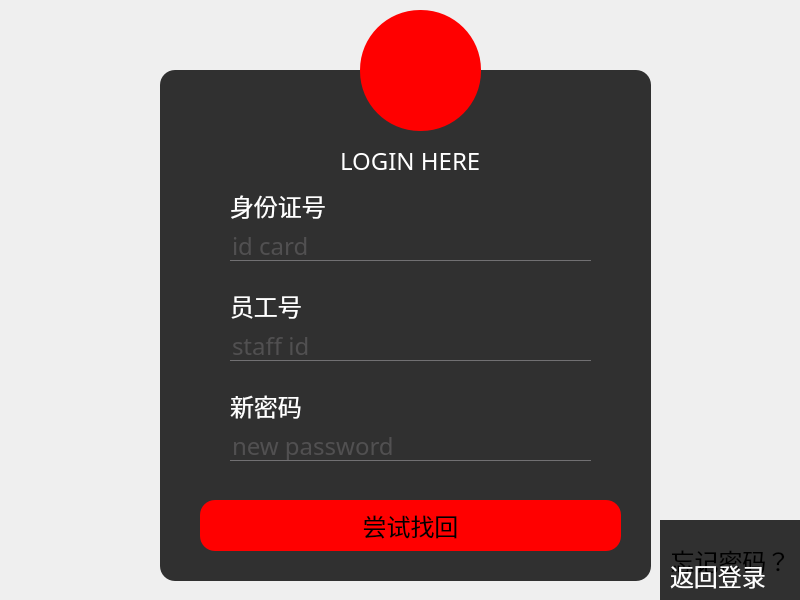
<?xml version="1.0" encoding="UTF-8"?>
<ui version="4.0">
 <class>MainWindow</class>
 <widget class="QMainWindow" name="MainWindow">
  <property name="geometry">
   <rect>
    <x>0</x>
    <y>0</y>
    <width>800</width>
    <height>600</height>
   </rect>
  </property>
  <property name="windowTitle">
   <string>MainWindow</string>
  </property>
  <property name="styleSheet">
   <string notr="true">
*{
font-size:24px;
font-family:Century Gothic;
}
QFrame{
background:rgba(0,0,0,0.8);
border-radius:15px;
}
#centralwidget{
border-image:url(D:/pictures/login3.jpg) strectch；
}

QToolButton{
background:red;
border-radius:60px;
}
QLabel{
color:white;
background:transparent;
}
QPushButton{
background:red;;
border-radius:15px;
}
QPushButton:hover{
background:#333;
border-radius:15px;
background:#49ebff;
}
QLineEdit{
background:transparent;
border:none;
color:#717072;
border-bottom:1px solid #717072;
}</string>
  </property>
  <widget class="QWidget" name="centralwidget">
   <widget class="QFrame" name="frame">
    <property name="geometry">
     <rect>
      <x>160</x>
      <y>70</y>
      <width>491</width>
      <height>511</height>
     </rect>
    </property>
    <property name="font">
     <font>
      <family>Century Gothic</family>
      <pointsize>-1</pointsize>
      <weight>50</weight>
      <italic>false</italic>
      <bold>false</bold>
     </font>
    </property>
    <property name="frameShape">
     <enum>QFrame::StyledPanel</enum>
    </property>
    <property name="frameShadow">
     <enum>QFrame::Raised</enum>
    </property>
    <widget class="QLabel" name="label">
     <property name="geometry">
      <rect>
       <x>180</x>
       <y>70</y>
       <width>151</width>
       <height>41</height>
      </rect>
     </property>
     <property name="font">
      <font>
       <family>Century Gothic</family>
       <pointsize>-1</pointsize>
       <weight>50</weight>
       <italic>false</italic>
       <bold>false</bold>
      </font>
     </property>
     <property name="text">
      <string>LOGIN HERE</string>
     </property>
    </widget>
    <widget class="QLineEdit" name="lineEdit_idcard">
     <property name="geometry">
      <rect>
       <x>70</x>
       <y>160</y>
       <width>361</width>
       <height>31</height>
      </rect>
     </property>
     <property name="text">
      <string/>
     </property>
     <property name="placeholderText">
      <string>id card</string>
     </property>
    </widget>
    <widget class="QLineEdit" name="lineEdit_id">
     <property name="geometry">
      <rect>
       <x>70</x>
       <y>260</y>
       <width>361</width>
       <height>31</height>
      </rect>
     </property>
     <property name="font">
      <font>
       <family>Century Gothic</family>
       <pointsize>-1</pointsize>
      </font>
     </property>
     <property name="contextMenuPolicy">
      <enum>Qt::DefaultContextMenu</enum>
     </property>
     <property name="locale">
      <locale language="Chinese" country="China"/>
     </property>
     <property name="text">
      <string/>
     </property>
     <property name="echoMode">
      <enum>QLineEdit::Normal</enum>
     </property>
     <property name="placeholderText">
      <string>staff id</string>
     </property>
    </widget>
    <widget class="QPushButton" name="commitButton">
     <property name="geometry">
      <rect>
       <x>40</x>
       <y>430</y>
       <width>421</width>
       <height>51</height>
      </rect>
     </property>
     <property name="text">
      <string>尝试找回</string>
     </property>
    </widget>
    <widget class="QLabel" name="label_2">
     <property name="geometry">
      <rect>
       <x>70</x>
       <y>120</y>
       <width>121</width>
       <height>31</height>
      </rect>
     </property>
     <property name="font">
      <font>
       <family>Century Gothic</family>
       <pointsize>-1</pointsize>
       <weight>50</weight>
       <bold>false</bold>
      </font>
     </property>
     <property name="text">
      <string>身份证号</string>
     </property>
    </widget>
    <widget class="QLabel" name="label_3">
     <property name="geometry">
      <rect>
       <x>70</x>
       <y>220</y>
       <width>121</width>
       <height>31</height>
      </rect>
     </property>
     <property name="text">
      <string>员工号</string>
     </property>
    </widget>
    <widget class="QLabel" name="label_4">
     <property name="geometry">
      <rect>
       <x>70</x>
       <y>320</y>
       <width>121</width>
       <height>31</height>
      </rect>
     </property>
     <property name="text">
      <string>新密码</string>
     </property>
    </widget>
    <widget class="QLineEdit" name="lineEdit_newpwd">
     <property name="geometry">
      <rect>
       <x>70</x>
       <y>360</y>
       <width>361</width>
       <height>31</height>
      </rect>
     </property>
     <property name="font">
      <font>
       <family>Century Gothic</family>
       <pointsize>-1</pointsize>
      </font>
     </property>
     <property name="contextMenuPolicy">
      <enum>Qt::DefaultContextMenu</enum>
     </property>
     <property name="locale">
      <locale language="Chinese" country="China"/>
     </property>
     <property name="text">
      <string/>
     </property>
     <property name="echoMode">
      <enum>QLineEdit::Password</enum>
     </property>
     <property name="placeholderText">
      <string>new password</string>
     </property>
    </widget>
   </widget>
   <widget class="QToolButton" name="toolButton">
    <property name="geometry">
     <rect>
      <x>360</x>
      <y>10</y>
      <width>121</width>
      <height>121</height>
     </rect>
    </property>
    <property name="locale">
     <locale language="Chinese" country="China"/>
    </property>
    <property name="text">
     <string/>
    </property>
    <property name="icon">
     <iconset>
      <normaloff>../../../../../pictures/login.png</normaloff>../../../../../pictures/login.png</iconset>
    </property>
    <property name="iconSize">
     <size>
      <width>150</width>
      <height>150</height>
     </size>
    </property>
   </widget>
   <widget class="QToolButton" name="retLogin">
    <property name="geometry">
     <rect>
      <x>660</x>
      <y>520</y>
      <width>141</width>
      <height>81</height>
     </rect>
    </property>
    <property name="font">
     <font>
      <family>Century Gothic</family>
      <pointsize>-1</pointsize>
     </font>
    </property>
    <property name="styleSheet">
     <string notr="true">border:none;
background:rgba(0,0,0,0.8)
</string>
    </property>
    <property name="text">
     <string>忘记密码？</string>
    </property>
   </widget>
   <widget class="QLabel" name="label_5">
    <property name="geometry">
     <rect>
      <x>670</x>
      <y>560</y>
      <width>131</width>
      <height>31</height>
     </rect>
    </property>
    <property name="text">
     <string>返回登录</string>
    </property>
   </widget>
  </widget>
 </widget>
 <resources/>
 <connections/>
</ui>
